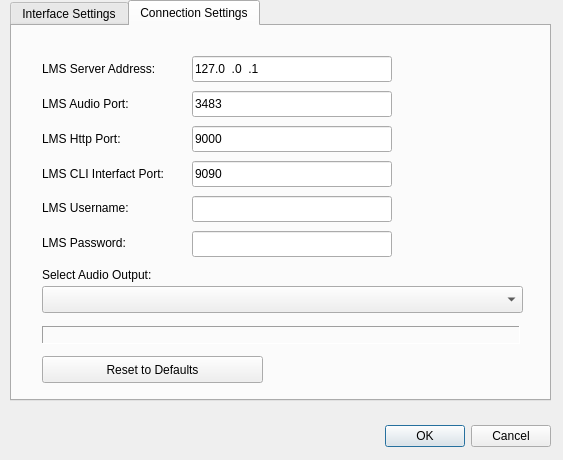
<?xml version="1.0" encoding="UTF-8"?>
<ui version="4.0">
 <class>Dialog</class>
 <widget class="QDialog" name="Dialog">
  <property name="geometry">
   <rect>
    <x>0</x>
    <y>0</y>
    <width>563</width>
    <height>460</height>
   </rect>
  </property>
  <property name="windowTitle">
   <string>Dialog</string>
  </property>
  <widget class="QDialogButtonBox" name="buttonBox">
   <property name="geometry">
    <rect>
     <x>210</x>
     <y>420</y>
     <width>341</width>
     <height>32</height>
    </rect>
   </property>
   <property name="orientation">
    <enum>Qt::Horizontal</enum>
   </property>
   <property name="standardButtons">
    <set>QDialogButtonBox::Cancel|QDialogButtonBox::Ok</set>
   </property>
  </widget>
  <widget class="QTabWidget" name="tabWidget">
   <property name="geometry">
    <rect>
     <x>10</x>
     <y>0</y>
     <width>541</width>
     <height>401</height>
    </rect>
   </property>
   <property name="currentIndex">
    <number>1</number>
   </property>
   <widget class="QWidget" name="tabUISettings">
    <attribute name="title">
     <string>Interface Settings</string>
    </attribute>
    <widget class="QSpinBox" name="spnInterval">
     <property name="geometry">
      <rect>
       <x>220</x>
       <y>143</y>
       <width>65</width>
       <height>22</height>
      </rect>
     </property>
     <property name="minimum">
      <number>1000</number>
     </property>
     <property name="maximum">
      <number>10000</number>
     </property>
     <property name="singleStep">
      <number>100</number>
     </property>
     <property name="value">
      <number>5000</number>
     </property>
    </widget>
    <widget class="QLabel" name="lblDisplayTextColor">
     <property name="geometry">
      <rect>
       <x>251</x>
       <y>75</y>
       <width>120</width>
       <height>37</height>
      </rect>
     </property>
     <property name="frameShape">
      <enum>QFrame::StyledPanel</enum>
     </property>
     <property name="frameShadow">
      <enum>QFrame::Sunken</enum>
     </property>
     <property name="lineWidth">
      <number>1</number>
     </property>
     <property name="text">
      <string/>
     </property>
    </widget>
    <widget class="QLabel" name="lblDisplayBackgroundColor">
     <property name="geometry">
      <rect>
       <x>251</x>
       <y>40</y>
       <width>120</width>
       <height>37</height>
      </rect>
     </property>
     <property name="frameShape">
      <enum>QFrame::StyledPanel</enum>
     </property>
     <property name="frameShadow">
      <enum>QFrame::Sunken</enum>
     </property>
     <property name="lineWidth">
      <number>1</number>
     </property>
     <property name="text">
      <string/>
     </property>
    </widget>
    <widget class="QPushButton" name="btnDisplayBackgroundColor">
     <property name="geometry">
      <rect>
       <x>10</x>
       <y>46</y>
       <width>230</width>
       <height>29</height>
      </rect>
     </property>
     <property name="text">
      <string>Display Background Color</string>
     </property>
    </widget>
    <widget class="QPushButton" name="btnDisplayTextColor">
     <property name="geometry">
      <rect>
       <x>10</x>
       <y>81</y>
       <width>230</width>
       <height>27</height>
      </rect>
     </property>
     <property name="text">
      <string>Display Text Color</string>
     </property>
    </widget>
    <widget class="QPushButton" name="btnCoverFlowColor">
     <property name="geometry">
      <rect>
       <x>10</x>
       <y>11</y>
       <width>230</width>
       <height>29</height>
      </rect>
     </property>
     <property name="text">
      <string>Coverflow Background Color</string>
     </property>
    </widget>
    <widget class="QPushButton" name="btnDisplayDefaults">
     <property name="geometry">
      <rect>
       <x>10</x>
       <y>220</y>
       <width>221</width>
       <height>27</height>
      </rect>
     </property>
     <property name="text">
      <string>Reset to Defaults</string>
     </property>
    </widget>
    <widget class="QLabel" name="label_2">
     <property name="geometry">
      <rect>
       <x>10</x>
       <y>185</y>
       <width>154</width>
       <height>16</height>
      </rect>
     </property>
     <property name="text">
      <string>Text Scroll Speed:</string>
     </property>
    </widget>
    <widget class="QLabel" name="lblCoverFlowColor">
     <property name="geometry">
      <rect>
       <x>251</x>
       <y>4</y>
       <width>120</width>
       <height>37</height>
      </rect>
     </property>
     <property name="frameShape">
      <enum>QFrame::StyledPanel</enum>
     </property>
     <property name="frameShadow">
      <enum>QFrame::Sunken</enum>
     </property>
     <property name="lineWidth">
      <number>1</number>
     </property>
     <property name="text">
      <string/>
     </property>
    </widget>
    <widget class="QSpinBox" name="spnSpeed">
     <property name="geometry">
      <rect>
       <x>220</x>
       <y>180</y>
       <width>65</width>
       <height>22</height>
      </rect>
     </property>
     <property name="minimum">
      <number>10</number>
     </property>
     <property name="maximum">
      <number>100</number>
     </property>
     <property name="value">
      <number>30</number>
     </property>
    </widget>
    <widget class="QLabel" name="label_7">
     <property name="geometry">
      <rect>
       <x>10</x>
       <y>150</y>
       <width>201</width>
       <height>16</height>
      </rect>
     </property>
     <property name="text">
      <string>Interval Before Scroll Begins:</string>
     </property>
    </widget>
   </widget>
   <widget class="QWidget" name="tabConnectionSettings">
    <attribute name="title">
     <string>Connection Settings</string>
    </attribute>
    <widget class="QLabel" name="lblUpdateOnRestart">
     <property name="geometry">
      <rect>
       <x>30</x>
       <y>300</y>
       <width>478</width>
       <height>18</height>
      </rect>
     </property>
     <property name="palette">
      <palette>
       <active>
        <colorrole role="WindowText">
         <brush brushstyle="SolidPattern">
          <color alpha="255">
           <red>255</red>
           <green>0</green>
           <blue>0</blue>
          </color>
         </brush>
        </colorrole>
        <colorrole role="Text">
         <brush brushstyle="SolidPattern">
          <color alpha="255">
           <red>255</red>
           <green>0</green>
           <blue>0</blue>
          </color>
         </brush>
        </colorrole>
       </active>
       <inactive>
        <colorrole role="WindowText">
         <brush brushstyle="SolidPattern">
          <color alpha="255">
           <red>255</red>
           <green>0</green>
           <blue>0</blue>
          </color>
         </brush>
        </colorrole>
        <colorrole role="Text">
         <brush brushstyle="SolidPattern">
          <color alpha="255">
           <red>255</red>
           <green>0</green>
           <blue>0</blue>
          </color>
         </brush>
        </colorrole>
       </inactive>
       <disabled>
        <colorrole role="WindowText">
         <brush brushstyle="SolidPattern">
          <color alpha="255">
           <red>141</red>
           <green>138</green>
           <blue>136</blue>
          </color>
         </brush>
        </colorrole>
        <colorrole role="Text">
         <brush brushstyle="SolidPattern">
          <color alpha="255">
           <red>166</red>
           <green>165</green>
           <blue>165</blue>
          </color>
         </brush>
        </colorrole>
       </disabled>
      </palette>
     </property>
     <property name="font">
      <font>
       <pointsize>16</pointsize>
      </font>
     </property>
     <property name="frameShape">
      <enum>QFrame::Panel</enum>
     </property>
     <property name="frameShadow">
      <enum>QFrame::Sunken</enum>
     </property>
     <property name="text">
      <string/>
     </property>
    </widget>
    <widget class="QPushButton" name="btnConnectionDefaults">
     <property name="geometry">
      <rect>
       <x>30</x>
       <y>330</y>
       <width>221</width>
       <height>27</height>
      </rect>
     </property>
     <property name="text">
      <string>Reset to Defaults</string>
     </property>
    </widget>
    <widget class="QComboBox" name="cbAudioOutput">
     <property name="geometry">
      <rect>
       <x>30</x>
       <y>260</y>
       <width>481</width>
       <height>27</height>
      </rect>
     </property>
     <property name="sizeAdjustPolicy">
      <enum>QComboBox::AdjustToContentsOnFirstShow</enum>
     </property>
    </widget>
    <widget class="QLabel" name="label_3">
     <property name="geometry">
      <rect>
       <x>30</x>
       <y>240</y>
       <width>148</width>
       <height>18</height>
      </rect>
     </property>
     <property name="text">
      <string>Select Audio Output:</string>
     </property>
    </widget>
    <widget class="QLineEdit" name="txtUsername">
     <property name="geometry">
      <rect>
       <x>180</x>
       <y>170</y>
       <width>200</width>
       <height>26</height>
      </rect>
     </property>
    </widget>
    <widget class="QLineEdit" name="txtPassword">
     <property name="geometry">
      <rect>
       <x>180</x>
       <y>205</y>
       <width>200</width>
       <height>26</height>
      </rect>
     </property>
    </widget>
    <widget class="QLabel" name="label_8">
     <property name="geometry">
      <rect>
       <x>30</x>
       <y>174</y>
       <width>122</width>
       <height>16</height>
      </rect>
     </property>
     <property name="text">
      <string>LMS Username:</string>
     </property>
    </widget>
    <widget class="QLabel" name="label_9">
     <property name="geometry">
      <rect>
       <x>30</x>
       <y>209</y>
       <width>119</width>
       <height>16</height>
      </rect>
     </property>
     <property name="text">
      <string>LMS Password:</string>
     </property>
    </widget>
    <widget class="QLineEdit" name="txtServerAddress">
     <property name="geometry">
      <rect>
       <x>180</x>
       <y>30</y>
       <width>200</width>
       <height>26</height>
      </rect>
     </property>
     <property name="inputMask">
      <string>000.000.000.000; </string>
     </property>
     <property name="text">
      <string>127.0.0.1</string>
     </property>
    </widget>
    <widget class="QLabel" name="label">
     <property name="geometry">
      <rect>
       <x>30</x>
       <y>34</y>
       <width>149</width>
       <height>18</height>
      </rect>
     </property>
     <property name="text">
      <string>LMS Server Address:</string>
     </property>
    </widget>
    <widget class="QLabel" name="label_6">
     <property name="geometry">
      <rect>
       <x>30</x>
       <y>69</y>
       <width>122</width>
       <height>18</height>
      </rect>
     </property>
     <property name="text">
      <string>LMS Audio Port:</string>
     </property>
    </widget>
    <widget class="QLineEdit" name="txtCLIPort">
     <property name="geometry">
      <rect>
       <x>180</x>
       <y>135</y>
       <width>200</width>
       <height>26</height>
      </rect>
     </property>
     <property name="inputMask">
      <string>000000; </string>
     </property>
     <property name="text">
      <string>9090</string>
     </property>
    </widget>
    <widget class="QLabel" name="label_4">
     <property name="geometry">
      <rect>
       <x>30</x>
       <y>139</y>
       <width>156</width>
       <height>18</height>
      </rect>
     </property>
     <property name="text">
      <string>LMS CLI Interfact Port:</string>
     </property>
    </widget>
    <widget class="QLabel" name="label_5">
     <property name="geometry">
      <rect>
       <x>30</x>
       <y>104</y>
       <width>108</width>
       <height>18</height>
      </rect>
     </property>
     <property name="text">
      <string>LMS Http Port:</string>
     </property>
    </widget>
    <widget class="QLineEdit" name="txtHttpPort">
     <property name="geometry">
      <rect>
       <x>180</x>
       <y>100</y>
       <width>200</width>
       <height>26</height>
      </rect>
     </property>
     <property name="inputMask">
      <string>000000; </string>
     </property>
     <property name="text">
      <string>9000</string>
     </property>
    </widget>
    <widget class="QLineEdit" name="txtAudioPort">
     <property name="geometry">
      <rect>
       <x>180</x>
       <y>65</y>
       <width>200</width>
       <height>26</height>
      </rect>
     </property>
     <property name="inputMask">
      <string>000000; </string>
     </property>
     <property name="text">
      <string>3483</string>
     </property>
    </widget>
   </widget>
  </widget>
 </widget>
 <resources/>
 <connections>
  <connection>
   <sender>buttonBox</sender>
   <signal>accepted()</signal>
   <receiver>Dialog</receiver>
   <slot>accept()</slot>
   <hints>
    <hint type="sourcelabel">
     <x>248</x>
     <y>254</y>
    </hint>
    <hint type="destinationlabel">
     <x>157</x>
     <y>274</y>
    </hint>
   </hints>
  </connection>
  <connection>
   <sender>buttonBox</sender>
   <signal>rejected()</signal>
   <receiver>Dialog</receiver>
   <slot>reject()</slot>
   <hints>
    <hint type="sourcelabel">
     <x>316</x>
     <y>260</y>
    </hint>
    <hint type="destinationlabel">
     <x>286</x>
     <y>274</y>
    </hint>
   </hints>
  </connection>
 </connections>
</ui>
